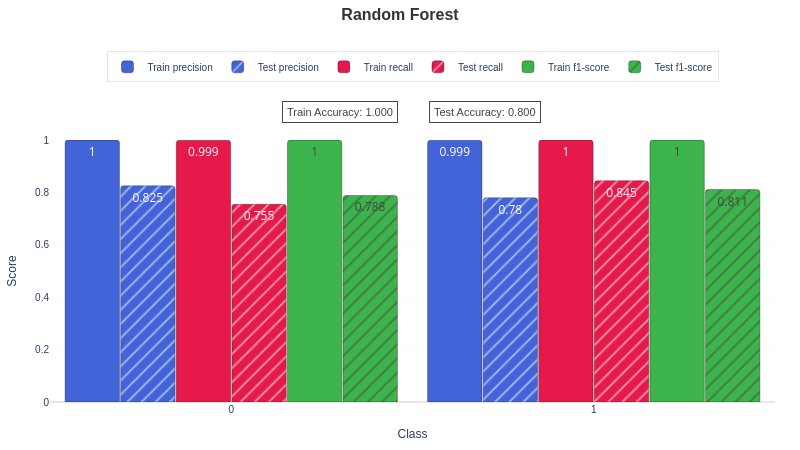
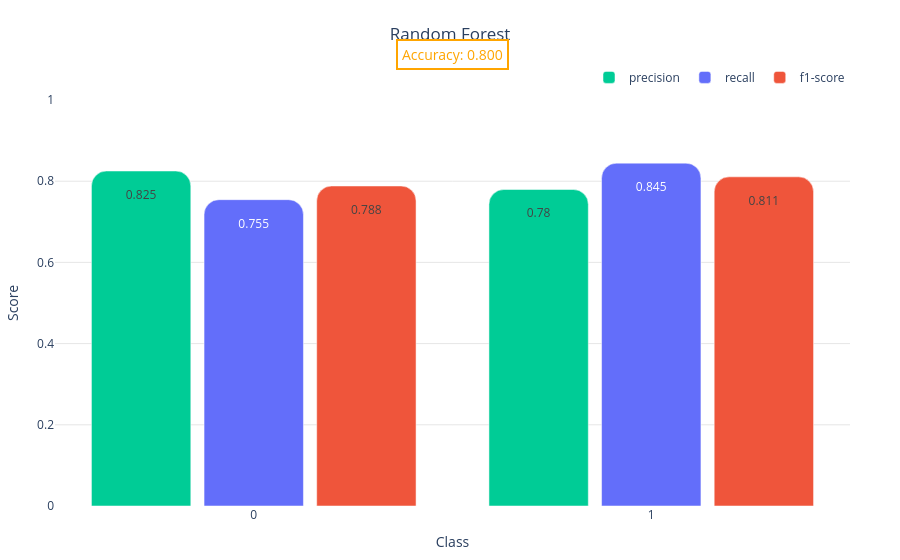
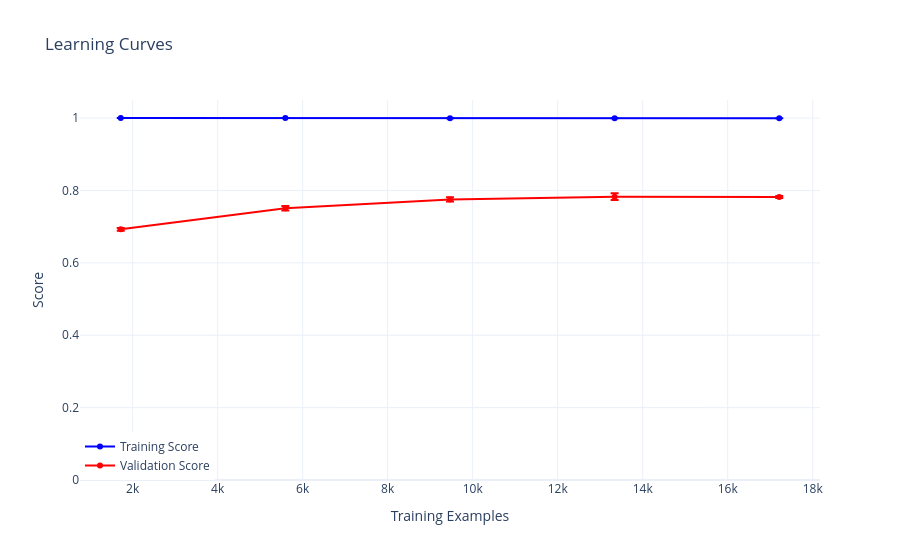
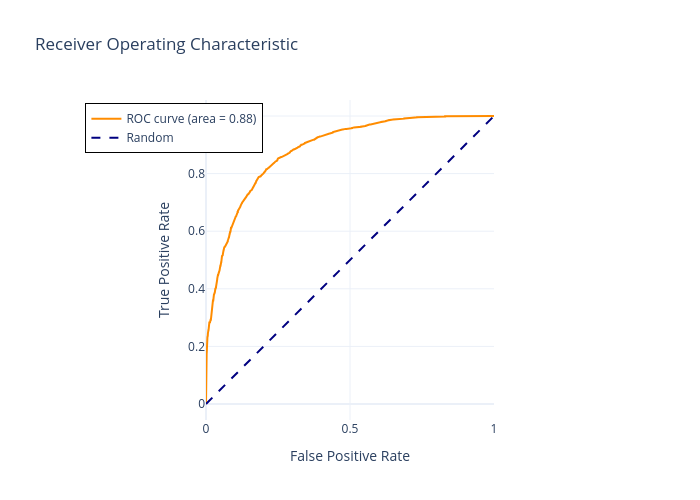

The notebook cell saved with these charts, in order:
### Code cell
rf_fig_learning, rf_fig_roc, rf_train_report, rf_test_report = train_and_evaluate(
    train_df, test_df, "rf"
)  # Random Forest
plot_classification_report("Random Forest", rf_train_report, rf_test_report)
plot_classification_test_report("Random Forest", rf_test_report)

rf_fig_learning.show()
rf_fig_roc.show()

### Figure 1 — Plotly figure (JSON) as saved in the notebook; plotly's stock layout.template omitted (floating-point values rounded to 4 significant figures)
{"data": [{"hovertemplate": "<b>%{x}</b><br>precision: %{y:.3f}<br>Train<br>", "marker": {"color": "#4363d8", "line": {"color": "rgba(0,0,0,0.3)", "width": 1}, "pattern": {"shape": ""}}, "name": "Train precision", "text": [1.0, 0.999], "textposition": "auto", "type": "bar", "width": 0.15, "x": ["0", "1"], "y": [0.9997, 0.9994]}, {"hovertemplate": "<b>%{x}</b><br>precision: %{y:.3f}<br>Test<br>", "marker": {"color": "#4363d8", "line": {"color": "rgba(0,0,0,0.3)", "width": 1}, "pattern": {"shape": "/"}}, "name": "Test precision", "text": [0.825, 0.78], "textposition": "auto", "type": "bar", "width": 0.15, "x": ["0", "1"], "y": [0.8252, 0.7796]}, {"hovertemplate": "<b>%{x}</b><br>recall: %{y:.3f}<br>Train<br>", "marker": {"color": "#e6194B", "line": {"color": "rgba(0,0,0,0.3)", "width": 1}, "pattern": {"shape": ""}}, "name": "Train recall", "text": [0.999, 1.0], "textposition": "auto", "type": "bar", "width": 0.15, "x": ["0", "1"], "y": [0.9994, 0.9997]}, {"hovertemplate": "<b>%{x}</b><br>recall: %{y:.3f}<br>Test<br>", "marker": {"color": "#e6194B", "line": {"color": "rgba(0,0,0,0.3)", "width": 1}, "pattern": {"shape": "/"}}, "name": "Test recall", "text": [0.755, 0.845], "textposition": "auto", "type": "bar", "width": 0.15, "x": ["0", "1"], "y": [0.7545, 0.8445]}, {"hovertemplate": "<b>%{x}</b><br>f1-score: %{y:.3f}<br>Train<br>", "marker": {"color": "#3cb44b", "line": {"color": "rgba(0,0,0,0.3)", "width": 1}, "pattern": {"shape": ""}}, "name": "Train f1-score", "text": [1.0, 1.0], "textposition": "auto", "type": "bar", "width": 0.15, "x": ["0", "1"], "y": [0.9996, 0.9996]}, {"hovertemplate": "<b>%{x}</b><br>f1-score: %{y:.3f}<br>Test<br>", "marker": {"color": "#3cb44b", "line": {"color": "rgba(0,0,0,0.3)", "width": 1}, "pattern": {"shape": "/"}}, "name": "Test f1-score", "text": [0.788, 0.811], "textposition": "auto", "type": "bar", "width": 0.15, "x": ["0", "1"], "y": [0.7883, 0.8108]}], "layout": {"annotations": [{"bgcolor": "rgba(255, 255, 255, 0.9)", "bordercolor": "#444", "borderpad": 4, "borderwidth": 1, "font": {"color": "#444", "family": "Arial", "size": 11}, "showarrow": false, "text": "Train Accuracy: 1.000", "x": 0.4, "xanchor": "center", "xref": "paper", "y": 1.15, "yref": "paper"}, {"bgcolor": "rgba(255, 255, 255, 0.9)", "bordercolor": "#444", "borderpad": 4, "borderwidth": 1, "font": {"color": "#444", "family": "Arial", "size": 11}, "showarrow": false, "text": "Test Accuracy: 0.800", "x": 0.6, "xanchor": "center", "xref": "paper", "y": 1.15, "yref": "paper"}], "barcornerradius": 3, "bargap": 0.08, "bargroupgap": 0.02, "barmode": "group", "height": 450, "hoverlabel": {"bgcolor": "white", "font": {"family": "Arial", "size": 11}}, "legend": {"bgcolor": "rgba(255, 255, 255, 0.9)", "bordercolor": "rgba(0,0,0,0.1)", "borderwidth": 1, "font": {"family": "Arial", "size": 10}, "groupclick": "toggleitem", "orientation": "h", "traceorder": "normal", "x": 0.5, "xanchor": "center", "y": 1.22, "yanchor": "bottom"}, "margin": {"b": 25, "l": 25, "r": 25, "t": 140}, "paper_bgcolor": "white", "plot_bgcolor": "white", "showlegend": true, "title": {"font": {"color": "#333", "family": "Arial", "size": 16}, "text": "<b>Random Forest</b>", "x": 0.5, "xanchor": "center", "y": 0.98, "yanchor": "top"}, "width": 800, "xaxis": {"showgrid": false, "tickangle": 0, "tickfont": {"family": "Arial", "size": 10}, "title": {"font": {"family": "Arial", "size": 12}, "text": "Class"}, "type": "category"}, "yaxis": {"gridcolor": "rgba(128,128,128,0.1)", "gridwidth": 0.5, "range": [0, 1], "tickfont": {"family": "Arial", "size": 10}, "title": {"font": {"family": "Arial", "size": 12}, "text": "Score"}, "zeroline": true, "zerolinecolor": "rgba(0,0,0,0.2)", "zerolinewidth": 1}}}

### Figure 2 — Plotly figure (JSON) as saved in the notebook; plotly's stock layout.template omitted (floating-point values rounded to 4 significant figures)
{"data": [{"hovertemplate": "<b>%{x}</b><br>precision: %{y:.3f}<br>", "marker": {"color": "#00CC96"}, "name": "precision", "text": [0.825, 0.78], "textposition": "auto", "type": "bar", "width": 0.25, "x": ["0", "1"], "y": [0.8252, 0.7796]}, {"hovertemplate": "<b>%{x}</b><br>recall: %{y:.3f}<br>", "marker": {"color": "#636EFA"}, "name": "recall", "text": [0.755, 0.845], "textposition": "auto", "type": "bar", "width": 0.25, "x": ["0", "1"], "y": [0.7545, 0.8445]}, {"hovertemplate": "<b>%{x}</b><br>f1-score: %{y:.3f}<br>", "marker": {"color": "#EF553B"}, "name": "f1-score", "text": [0.788, 0.811], "textposition": "auto", "type": "bar", "width": 0.25, "x": ["0", "1"], "y": [0.7883, 0.8108]}], "layout": {"annotations": [{"bgcolor": "rgba(255, 255, 255, 0.8)", "bordercolor": "#FFA500", "borderpad": 4, "borderwidth": 2, "font": {"color": "#FFA500", "size": 14}, "showarrow": false, "text": "Accuracy: 0.800", "x": 0.5, "xanchor": "center", "xref": "paper", "y": 1.15, "yref": "paper"}], "barcornerradius": 15, "bargap": 0.15, "bargroupgap": 0.1, "barmode": "group", "hoverlabel": {"bgcolor": "white"}, "legend": {"bgcolor": "rgba(255,255,255,0.8)", "orientation": "h", "x": 1, "xanchor": "right", "y": 1.02, "yanchor": "bottom"}, "margin": {"b": 50, "l": 50, "r": 50, "t": 100}, "plot_bgcolor": "white", "showlegend": true, "title": {"text": "Random Forest", "x": 0.5, "xanchor": "center", "y": 0.95, "yanchor": "top"}, "xaxis": {"showgrid": false, "tickangle": 0, "title": {"text": "Class"}, "type": "category"}, "yaxis": {"gridcolor": "rgba(128,128,128,0.2)", "gridwidth": 1, "range": [0, 1], "title": {"text": "Score"}, "zeroline": false}}}

### Figure 3 — Plotly figure (JSON) as saved in the notebook; plotly's stock layout.template omitted (floating-point values rounded to 4 significant figures)
{"data": [{"error_y": {"array": [0.0, 0.0, 0.0001035, 7.645e-05, 6.775e-05], "type": "data", "visible": true}, "line": {"color": "blue"}, "mode": "lines+markers", "name": "Training Score", "type": "scatter", "x": [1721, 5593, 9466, 13339, 17212], "y": [1.0, 1.0, 0.9999, 0.9997, 0.9997]}, {"error_y": {"array": [0.003732, 0.005984, 0.006102, 0.009568, 0.002882], "type": "data", "visible": true}, "line": {"color": "red"}, "mode": "lines+markers", "name": "Validation Score", "type": "scatter", "x": [1721, 5593, 9466, 13339, 17212], "y": [0.6926, 0.7508, 0.7753, 0.783, 0.7819]}], "layout": {"legend": {"x": 0, "y": 0}, "title": {"text": "Learning Curves"}, "xaxis": {"title": {"text": "Training Examples"}}, "yaxis": {"range": [0, 1.05], "title": {"text": "Score"}}}}

### Figure 4 — Plotly figure (JSON) as saved in the notebook; plotly's stock layout.template omitted (floating-point values rounded to 4 significant figures; data arrays with more than 128 entries replaced by an {"elided": "..."} marker saying what was removed)
{"data": [{"line": {"color": "darkorange", "width": 2}, "mode": "lines", "name": "ROC curve (area = 0.88)", "type": "scatter", "x": {"elided": "1511 float values"}, "y": {"elided": "1511 float values"}}, {"line": {"color": "navy", "dash": "dash", "width": 2}, "mode": "lines", "name": "Random", "type": "scatter", "x": [0, 1], "y": [0, 1]}], "layout": {"height": 500, "legend": {"bordercolor": "Black", "borderwidth": 1, "x": 0.01, "y": 0.99}, "title": {"text": "Receiver Operating Characteristic"}, "width": 700, "xaxis": {"constrain": "domain", "title": {"text": "False Positive Rate"}}, "yaxis": {"scaleanchor": "x", "scaleratio": 1, "title": {"text": "True Positive Rate"}}}}
